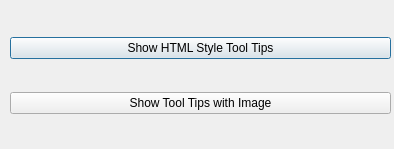
<?xml version="1.0" encoding="UTF-8"?>
<ui version="4.0">
 <class>Dialog</class>
 <widget class="QDialog" name="Dialog">
  <property name="geometry">
   <rect>
    <x>0</x>
    <y>0</y>
    <width>394</width>
    <height>149</height>
   </rect>
  </property>
  <property name="windowTitle">
   <string>Dialog</string>
  </property>
  <widget class="QWidget" name="">
   <property name="geometry">
    <rect>
     <x>10</x>
     <y>10</y>
     <width>381</width>
     <height>131</height>
    </rect>
   </property>
   <layout class="QVBoxLayout" name="verticalLayout">
    <item>
     <widget class="QPushButton" name="pushButton">
      <property name="text">
       <string>Show HTML Style Tool Tips</string>
      </property>
     </widget>
    </item>
    <item>
     <widget class="QPushButton" name="pushButton_2">
      <property name="text">
       <string>Show Tool Tips with Image</string>
      </property>
     </widget>
    </item>
   </layout>
  </widget>
 </widget>
 <resources>
  <include location="resources.qrc"/>
 </resources>
 <connections/>
</ui>
